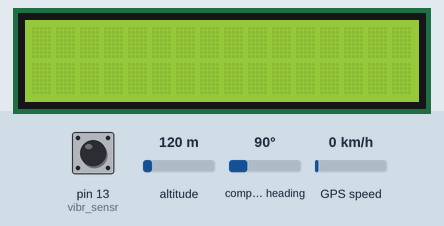
This sketch was run on a simulated Arduino Uno, built with avr-gcc and run on an emulated ATmega328P. Parts: 16×2 character LCD. The inputs (shaded band) are chosen by the test bench; at power-on: pin 13 (vibr_sensr) LOW, altitude 120 m, compass heading 90°, GPS speed 0 km/h. The GPS gets a fix after 3 s at 37.7749, -122.4194 with 8 satellites; the modem accepts every AT command (registered, SIM ready, sends succeed) and sends nothing else; what the sketch prints to the serial monitor is not drawn.

Above: at 2.2 s.
2.3 s: pin 13 (vibr_sensr) pulsed HIGH 2 times (0.12 s each, 0.3 s apart)
At 3.8 s:
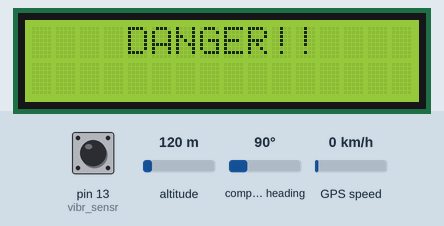
At 8.1 s:
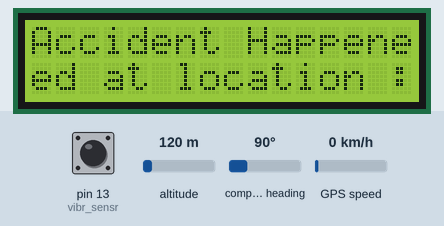
Timing chart, 0 to 9.6 s (numbered marks = the images above; inputs shaded):
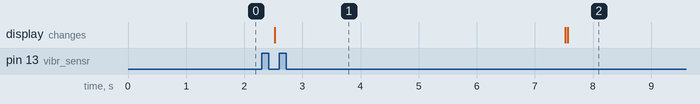

The sketch:

sketch_mar22a.ino
```cpp
int vibr_sensr = 13;
#include<SoftwareSerial.h>
#include <LiquidCrystal.h>
#include <TinyGPS++.h>

LiquidCrystal lcd(12, 11, 2, 3, 4, 5);
SoftwareSerial gpsSerial(0,1); //RX=pin 0, TX=pin 1
static const uint32_t GPSBaud = 9600;
TinyGPSPlus gps;                          //This is the GPS object that will pretty much do all the grunt work with the NMEA data
SoftwareSerial mySerial(7,8 );


void setup()
{ gpsSerial.begin(GPSBaud);
  pinMode(vibr_sensr, INPUT); //set vibr_Pin input for measurment
  Serial.begin(9600);
  lcd.begin(16, 2);// set up the LCD's number of columns and rows

  delay(1000);
  mySerial.begin(9600);   // Setting the baud rate of GSM Module

}

void loop()
{
  long measurement= vibration() ;
  delay(100);

 Serial.println(measurement);  // Serial.print("measurment = ");

  if (measurement > 2000)
  {
    lcd.setCursor(4,0);
    lcd.print("DANGER!!");
    delay(5000);
    lcd.clear();

    while(gpsSerial.available() )
     {

    gps.encode(gpsSerial.read());  //This feeds the serial NMEA data into the library one char at a time

     }

    if(gps.location.isUpdated())

    {
       Serial.println("Satellite Count:");

       Serial.println(gps.satellites.value());

       Serial.println("Latitude:");

       Serial.println(gps.location.lat(), 6);


       Serial.println("Longitude:");

       Serial.println(gps.location.lng(), 6);

       Serial.println("");
    }
      lcd.setCursor(0,0);
      lcd.println("Accident Happenen");
      lcd.setCursor(0,1);
      lcd.println("ed at location :");

      delay(5000);
      lcd.clear();
      lcd.print("LAT:");lcd.print(gps.location.lat(),6);
      lcd.setCursor(0,1);

      lcd.print("LONG:");lcd.print(gps.location.lng(),6);
      delay(2000);
      lcd.clear();

      Serial.println("GSM SIM900A BEGIN");
      delay(100);
      char ch='s';
      switch(ch)
      {
        case 's':
        SendMessage();
        break;
      }
       if (mySerial.available()>0)
        Serial.write(mySerial.read());
        exit(0);

    }


  }

void SendMessage()
{
  float a,b;
  mySerial.println("AT+CMGF=1");    //Sets the GSM Module in Text Mode
  delay(500);  // Delay of 1000 milli seconds or 1 second
  mySerial.println("AT+CMGS=\"+8801973193698\"\r"); // Replace x with mobile number
  delay(200);
  mySerial.println("Accident Happened At Location:\n");
  delay(1000);
  mySerial.println("Latitude:");
  mySerial.println(gps.location.lat(), 6);
  delay(100);
  mySerial.println("Longitude:");
  mySerial.println(gps.location.lng(), 6);
  delay(100);
  mySerial.println("http://www.google.com/maps/place/gps.location.lat(),gps.location.lng()");
  delay(100);
  mySerial.println((char)26);// ASCII code of CTRL+Z
  delay(1000);
}
long vibration(){
  long measurement=pulseIn (vibr_sensr, HIGH);  //wait for the pin to get HIGH and returns measurement
  return measurement;
}
```

Measured:
- after the input at 2.3 s, the display: changes after 0.22 s (image 1)
